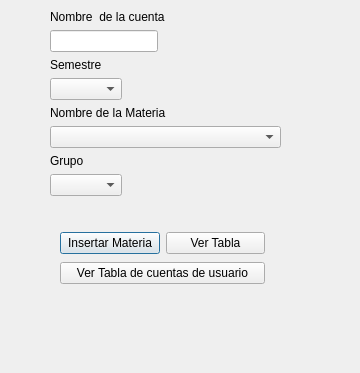
<?xml version="1.0" encoding="UTF-8"?>
<ui version="4.0">
 <class>Dialog</class>
 <widget class="QDialog" name="Dialog">
  <property name="geometry">
   <rect>
    <x>0</x>
    <y>0</y>
    <width>360</width>
    <height>373</height>
   </rect>
  </property>
  <property name="maximumSize">
   <size>
    <width>360</width>
    <height>373</height>
   </size>
  </property>
  <property name="windowTitle">
   <string>Asignar materias al alumno</string>
  </property>
  <widget class="QWidget" name="layoutWidget">
   <property name="geometry">
    <rect>
     <x>50</x>
     <y>10</y>
     <width>231</width>
     <height>196</height>
    </rect>
   </property>
   <layout class="QFormLayout" name="formLayout">
    <item row="0" column="0">
     <widget class="QLabel" name="label">
      <property name="text">
       <string>Nombre  de la cuenta</string>
      </property>
     </widget>
    </item>
    <item row="1" column="0">
     <widget class="QLineEdit" name="NombreCuenta"/>
    </item>
    <item row="4" column="0">
     <widget class="QLabel" name="label_2">
      <property name="text">
       <string>Nombre de la Materia</string>
      </property>
     </widget>
    </item>
    <item row="5" column="0" colspan="2">
     <widget class="QComboBox" name="AbrMat"/>
    </item>
    <item row="6" column="0">
     <widget class="QLabel" name="label_3">
      <property name="text">
       <string>Grupo</string>
      </property>
     </widget>
    </item>
    <item row="7" column="0">
     <widget class="QComboBox" name="Grupo"/>
    </item>
    <item row="2" column="0">
     <widget class="QLabel" name="label_4">
      <property name="text">
       <string>Semestre</string>
      </property>
     </widget>
    </item>
    <item row="3" column="0">
     <widget class="QComboBox" name="Semestre"/>
    </item>
   </layout>
  </widget>
  <widget class="QWidget" name="layoutWidget">
   <property name="geometry">
    <rect>
     <x>60</x>
     <y>230</y>
     <width>205</width>
     <height>56</height>
    </rect>
   </property>
   <layout class="QVBoxLayout" name="verticalLayout">
    <item>
     <layout class="QHBoxLayout" name="horizontalLayout">
      <item>
       <widget class="QPushButton" name="Insertar">
        <property name="text">
         <string>Insertar Materia</string>
        </property>
       </widget>
      </item>
      <item>
       <widget class="QPushButton" name="Ver">
        <property name="text">
         <string>Ver Tabla</string>
        </property>
       </widget>
      </item>
     </layout>
    </item>
    <item>
     <widget class="QPushButton" name="VerCuentas">
      <property name="text">
       <string>Ver Tabla de cuentas de usuario</string>
      </property>
     </widget>
    </item>
   </layout>
  </widget>
 </widget>
 <resources/>
 <connections/>
</ui>
